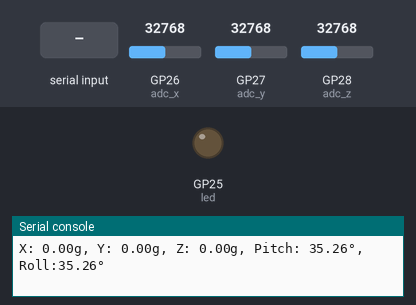
Recording of a program running on a simulated Raspberry Pi Pico running MicroPython. Parts: output pins drawn as LEDs (lit = HIGH), the last lines printed to the serial console. The test bench sets the inputs (shaded band); at power-on: GP26 (adc_x) = 32768, GP27 (adc_y) = 32768, GP28 (adc_z) = 32768 (analog values on the 0–65535 scale).

Above: at 1.2 s.
1.3 s: "Initial\n" received over the second serial link
At 2.4 s:
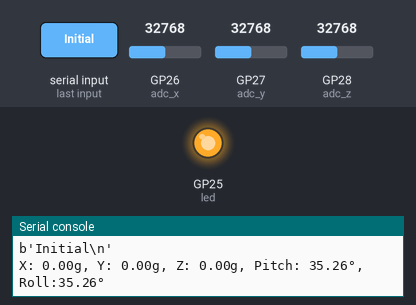
6.2 s: "1\n" received over the second serial link
At 7.4 s:
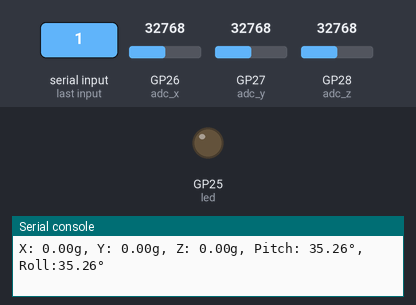
7.7 s: "0\n" received over the second serial link
At 8.9 s:
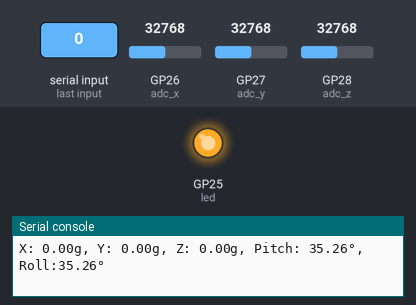
9.2 s: "2\n" received over the second serial link
At 10.3 s:
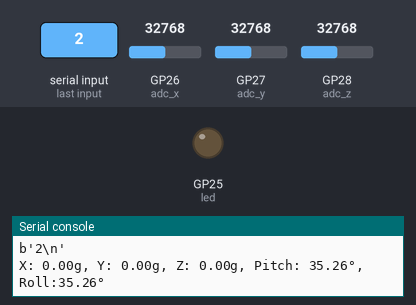
Timing chart, 0 to 11.7 s (numbered marks = the images above; inputs shaded):
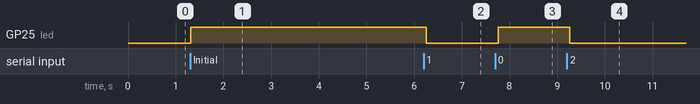

Measured:
- after the input at 1.3 s, GP25 (led): LOW → HIGH at once
- after the input at 6.2 s, GP25 (led): HIGH → LOW after 0.05 s
- after the input at 7.7 s, GP25 (led): LOW → HIGH after 0.06 s
- after the input at 9.2 s, GP25 (led): HIGH → LOW after 0.07 s

The program:

accelerometer.py
```python
import machine
from machine import UART, Pin
from time import sleep_us
import time
import math

# ADXL335 analog pins connected to Pico's ADC channels
X_PIN = 26
Y_PIN = 27
Z_PIN = 28

led = Pin(25, Pin.OUT)

# Create ADC objects for each axis
adc_x = machine.ADC(machine.Pin(X_PIN))
adc_y = machine.ADC(machine.Pin(Y_PIN))
adc_z = machine.ADC(machine.Pin(Z_PIN))

def read_acceleration(adc):
    # Read the ADC value and convert it to voltage
    voltage = adc.read_u16() * 3.3 / 65535
    # Convert the voltage to acceleration (assuming 3.3V supply)
    acceleration = (voltage - 1.65) / 0.330
    return acceleration

def calculate_tilt_angles(x, y, z):
    pitch = math.atan2(y, math.sqrt(x**2 + z**2))
    roll = math.atan2(x, math.sqrt(y**2 + z**2))

    # Convert the angles to degrees
    pitch = math.degrees(pitch)
    roll = math.degrees(roll)

    return pitch, roll

# UART class
class myUART(UART):
    def readUntil(self, termination, maxlen=-1, includeTermination=True):
        result = b''  # Use bytes to handle binary data
        termination_bytes = termination.encode('utf-8')  # Convert termination string to bytes

        while maxlen < 0 or len(result) < maxlen:
            if self.any():
                result += self.read(1)
                if result.endswith(termination_bytes):
                    if not includeTermination:
                        result = result[:-len(termination_bytes)]
                    break
            sleep_us(10)

        return result.decode('utf-8')  # Convert the result to a string before returning

# UART Initalize
uart = myUART(0, baudrate=921600, tx=Pin(0), rx=Pin(1), bits=8, parity=None, stop=1)


class FSM:
    def __init__(self):
        self.state = "Initial"

    def update_state(self, pitch, roll):
        if self.state == "Initial":
            if -20 <= pitch <= 20 and -25 <= roll <= 0:
                self.state = "Stop"
                uart.write('S')
                print("Stop")
            elif (roll > 0 or roll < -25) and (pitch <= 20 and pitch >= -15):
                if roll < -66:
                    self.state = "Forward"
                    uart.write('F')
                    print("Forward")
                elif roll > 30:
                    self.state = "Back"
                    uart.write('B')
                    print("Back")
                else:
                    self.state = "Stable"
                    uart.write('S')
                    print("Stable")
            elif (pitch > -20 or pitch <= -20) and (-20 < roll <= 15):
                if pitch < -40:
                    self.state = "Left"
                    uart.write('L')
                    print("Left")
                elif pitch > 40:
                    self.state = "Right"
                    uart.write('R')
                    print("Right")
                else:
                    self.state = "Stable"
                    uart.write('S')
                    print("Stable")
            else:
                self.state = "Stop"
                uart.write('S')
while True:
    # Read the acceleration values from the ADXL335
    x = read_acceleration(adc_x)
    y = read_acceleration(adc_y)
    z = read_acceleration(adc_z)

    # Test UART
    if uart.any():
        data = uart.read()
        print(data)
        led.toggle()
        time.sleep(1)


    # Calculate the tilt angles
    pitch, roll = calculate_tilt_angles(x, y, z)

    # Print the acceleration values and tilt angles
    print("X: {:.2f}g, Y: {:.2f}g, Z: {:.2f}g, Pitch: {:.2f}°, Roll:{:.2f}°".format(x, y, z, pitch, roll))

    # Wait for a while before reading again
    time.sleep(0.1)

    my_fsm = FSM()

    my_fsm.update_state(pitch,roll)
```
